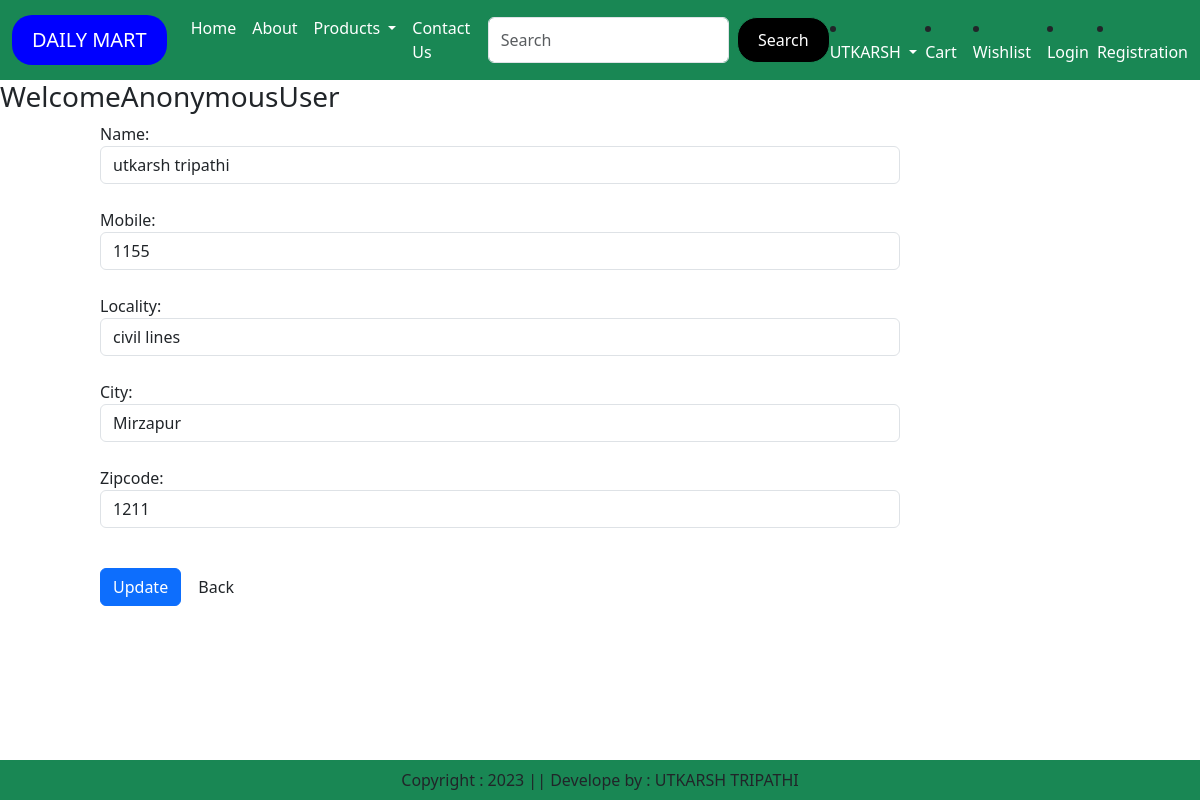
Screenshot of /updateAddress/1 with the database file from the repository.
### app/models.py (models this page shows, shortened)
class Customer(models.Model):
    user = models.ForeignKey(User,on_delete=models.CASCADE)
    name = models.CharField(max_length=50)
    locality = models.CharField(max_length=100)
    city = models.CharField(max_length=100)
    mobile = models.IntegerField(max_length=50,null=False)
    zipcode = models.IntegerField()

### app/views.py (the view, shortened to what this page needs)
# urls.py: path('updateAddress/<int:pk>', views.updateAddress.as_view(),name="updateAddress"),
class updateAddress(View):
    def get(self,request,pk):
        add = Customer.objects.get(pk=pk)
        form = CustomerProfileForm(instance=add)
        return render(request, 'app/updateAddress.html',locals())

### app/forms.py
class CustomerProfileForm(forms.ModelForm):
    class Meta:
        model = Customer
        fields = ['id','name','mobile','locality','city','zipcode']
        widgets = {
            'name':forms.TextInput(attrs={'class':'form-control'}),
            'locality':forms.TextInput(attrs={'class':'form-control'}),
            'city':forms.TextInput(attrs={'class':'form-control'}),
            'mobile':forms.NumberInput(attrs={'class':'form-control'}),
            'zipcode':forms.NumberInput(attrs={'class':'form-control'}),
        }

### app/templates/app/updateAddress.html (shortened to what this page needs)
{% extends 'app/base.html' %}
{% load static %}
{% block main-content %}
<div class="row">
    <h3>Welcome<span class="text-capitalize">{{request.user}} </span> </h3>
</div>
<div class="col-sm-8 offset-sm-1">
    <form action="" method="post">
        {% for fm in form %}
             {{fm.label_tag}} {{fm}} <small class="text-danger">{{fm.errors|striptags}} </small><br>
        {% endfor %}
        <div class="col-12 mt-3">
            <button type="submit" class="btn btn-primary">Update</button>
            <a href="{% url 'address' %}"  type="button" class="btn btn-daanger">Back</a>
        </div>
   </form>
</div>
{% endblock main-content %}

### rows the page displays
Customer: form "utkarsh tripathi" "1155" "civil lines" "Mirzapur" "1211"

### other values shown
{{ request.user }} "AnonymousUser"
{{ fm.label_tag }} "Name:" "Mobile:" "Locality:" "City:" "Zipcode:"
